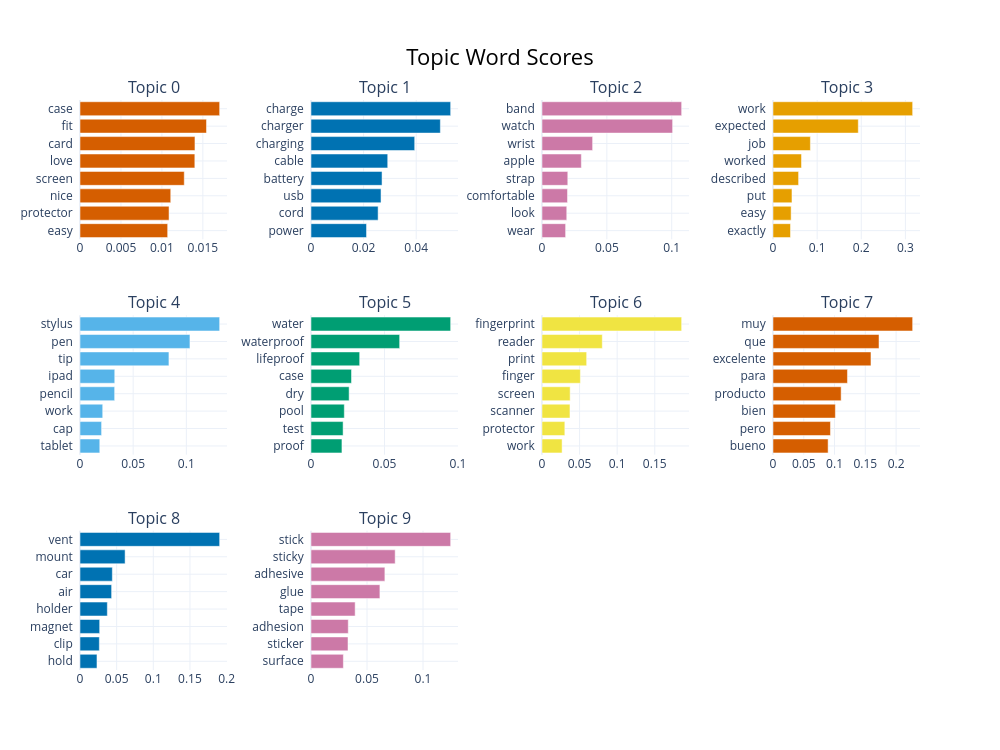

Notebook cell for this chart:
### Code cell
# --- Display top BERTopic topics ---
topic_info = topic_model.get_topic_info()
print(f"\n{'='*70}")
print(f"BERTopic Results — Top 15 Topics")
print(f"{'='*70}")
for _, row in topic_info.head(16).iterrows():
    if row['Topic'] == -1:
        continue
    words = topic_model.get_topic(row['Topic'])
    word_str = ', '.join([w for w, _ in words[:8]])
    print(f"\nTopic {row['Topic']} (n={row['Count']}): {word_str}")

# --- Visualize topic hierarchy ---
try:
    fig = topic_model.visualize_barchart(top_n_topics=10, n_words=8)
    fig.show()
except Exception as e:
    print(f"Interactive visualization not available: {e}")
    # Fallback: manual bar chart of top topics
    fig, axes = plt.subplots(2, 5, figsize=(22, 8))
    for i, ax in enumerate(axes.flatten()):
        if i >= min(10, len(topic_info) - 1):
            ax.set_visible(False)
            continue
        topic_id = topic_info.iloc[i + 1]['Topic']  # skip -1
        words = topic_model.get_topic(topic_id)
        terms = [w for w, _ in words[:8]]
        scores = [s for _, s in words[:8]]
        ax.barh(range(len(terms)), scores, color=f'C{i}')
        ax.set_yticks(range(len(terms)))
        ax.set_yticklabels(terms, fontsize=8)
        ax.invert_yaxis()
        ax.set_title(f'Topic {topic_id}', fontsize=10, fontweight='bold')
    plt.suptitle('BERTopic — Top 10 Topic Word Distributions', fontsize=14, fontweight='bold')
    plt.tight_layout()
    plt.show()

### Figure 1 — Plotly figure (JSON) as saved in the notebook; plotly's stock layout.template omitted (floating-point values rounded to 4 significant figures)
{"data": [{"marker": {"color": "#D55E00"}, "orientation": "h", "type": "bar", "x": [0.0107, 0.01087, 0.01108, 0.01273, 0.01402, 0.01404, 0.01544, 0.01705], "xaxis": "x", "y": ["easy  ", "protector  ", "nice  ", "screen  ", "love  ", "card  ", "fit  ", "case  "], "yaxis": "y"}, {"marker": {"color": "#0072B2"}, "orientation": "h", "type": "bar", "x": [0.02112, 0.02552, 0.02663, 0.02701, 0.02917, 0.03943, 0.04919, 0.0531], "xaxis": "x2", "y": ["power  ", "cord  ", "usb  ", "battery  ", "cable  ", "charging  ", "charger  ", "charge  "], "yaxis": "y2"}, {"marker": {"color": "#CC79A7"}, "orientation": "h", "type": "bar", "x": [0.0182, 0.01909, 0.01967, 0.01988, 0.03034, 0.03901, 0.1007, 0.1077], "xaxis": "x3", "y": ["wear  ", "look  ", "comfortable  ", "strap  ", "apple  ", "wrist  ", "watch  ", "band  "], "yaxis": "y3"}, {"marker": {"color": "#E69F00"}, "orientation": "h", "type": "bar", "x": [0.03966, 0.04109, 0.04299, 0.05796, 0.06461, 0.08472, 0.1933, 0.3165], "xaxis": "x4", "y": ["exactly  ", "easy  ", "put  ", "described  ", "worked  ", "job  ", "expected  ", "work  "], "yaxis": "y4"}, {"marker": {"color": "#56B4E9"}, "orientation": "h", "type": "bar", "x": [0.01861, 0.02031, 0.02136, 0.03259, 0.03269, 0.08365, 0.1034, 0.1313], "xaxis": "x5", "y": ["tablet  ", "cap  ", "work  ", "pencil  ", "ipad  ", "tip  ", "pen  ", "stylus  "], "yaxis": "y5"}, {"marker": {"color": "#009E73"}, "orientation": "h", "type": "bar", "x": [0.02105, 0.02184, 0.02267, 0.02593, 0.02755, 0.03311, 0.06031, 0.09501], "xaxis": "x6", "y": ["proof  ", "test  ", "pool  ", "dry  ", "case  ", "lifeproof  ", "waterproof  ", "water  "], "yaxis": "y6"}, {"marker": {"color": "#F0E442"}, "orientation": "h", "type": "bar", "x": [0.02674, 0.03037, 0.03721, 0.03745, 0.05107, 0.0594, 0.08019, 0.1858], "xaxis": "x7", "y": ["work  ", "protector  ", "scanner  ", "screen  ", "finger  ", "print  ", "reader  ", "fingerprint  "], "yaxis": "y7"}, {"marker": {"color": "#D55E00"}, "orientation": "h", "type": "bar", "x": [0.08956, 0.09337, 0.1014, 0.1107, 0.121, 0.1592, 0.1723, 0.2269], "xaxis": "x8", "y": ["bueno  ", "pero  ", "bien  ", "producto  ", "para  ", "excelente  ", "que  ", "muy  "], "yaxis": "y8"}, {"marker": {"color": "#0072B2"}, "orientation": "h", "type": "bar", "x": [0.02316, 0.02638, 0.02683, 0.0373, 0.04314, 0.04412, 0.06153, 0.1905], "xaxis": "x9", "y": ["hold  ", "clip  ", "magnet  ", "holder  ", "air  ", "car  ", "mount  ", "vent  "], "yaxis": "y9"}, {"marker": {"color": "#CC79A7"}, "orientation": "h", "type": "bar", "x": [0.02889, 0.03304, 0.03325, 0.03942, 0.06151, 0.06596, 0.07515, 0.1247], "xaxis": "x10", "y": ["surface  ", "sticker  ", "adhesion  ", "tape  ", "glue  ", "adhesive  ", "sticky  ", "stick  "], "yaxis": "y10"}], "layout": {"annotations": [{"font": {"size": 16}, "showarrow": false, "text": "Topic 0", "x": 0.0875, "xanchor": "center", "xref": "paper", "y": 1, "yanchor": "bottom", "yref": "paper"}, {"font": {"size": 16}, "showarrow": false, "text": "Topic 1", "x": 0.3625, "xanchor": "center", "xref": "paper", "y": 1, "yanchor": "bottom", "yref": "paper"}, {"font": {"size": 16}, "showarrow": false, "text": "Topic 2", "x": 0.6375, "xanchor": "center", "xref": "paper", "y": 1, "yanchor": "bottom", "yref": "paper"}, {"font": {"size": 16}, "showarrow": false, "text": "Topic 3", "x": 0.9125, "xanchor": "center", "xref": "paper", "y": 1, "yanchor": "bottom", "yref": "paper"}, {"font": {"size": 16}, "showarrow": false, "text": "Topic 4", "x": 0.0875, "xanchor": "center", "xref": "paper", "y": 0.6222, "yanchor": "bottom", "yref": "paper"}, {"font": {"size": 16}, "showarrow": false, "text": "Topic 5", "x": 0.3625, "xanchor": "center", "xref": "paper", "y": 0.6222, "yanchor": "bottom", "yref": "paper"}, {"font": {"size": 16}, "showarrow": false, "text": "Topic 6", "x": 0.6375, "xanchor": "center", "xref": "paper", "y": 0.6222, "yanchor": "bottom", "yref": "paper"}, {"font": {"size": 16}, "showarrow": false, "text": "Topic 7", "x": 0.9125, "xanchor": "center", "xref": "paper", "y": 0.6222, "yanchor": "bottom", "yref": "paper"}, {"font": {"size": 16}, "showarrow": false, "text": "Topic 8", "x": 0.0875, "xanchor": "center", "xref": "paper", "y": 0.2444, "yanchor": "bottom", "yref": "paper"}, {"font": {"size": 16}, "showarrow": false, "text": "Topic 9", "x": 0.3625, "xanchor": "center", "xref": "paper", "y": 0.2444, "yanchor": "bottom", "yref": "paper"}], "height": 750, "hoverlabel": {"bgcolor": "white", "font": {"family": "Rockwell", "size": 16}}, "showlegend": false, "title": {"font": {"color": "Black", "size": 22}, "text": "Topic Word Scores", "x": 0.5, "xanchor": "center", "yanchor": "top"}, "width": 1000, "xaxis": {"anchor": "y", "domain": [0, 0.175], "showgrid": true}, "xaxis10": {"anchor": "y10", "domain": [0.275, 0.45], "showgrid": true}, "xaxis11": {"anchor": "y11", "domain": [0.55, 0.725], "showgrid": true}, "xaxis12": {"anchor": "y12", "domain": [0.825, 1], "showgrid": true}, "xaxis2": {"anchor": "y2", "domain": [0.275, 0.45], "showgrid": true}, "xaxis3": {"anchor": "y3", "domain": [0.55, 0.725], "showgrid": true}, "xaxis4": {"anchor": "y4", "domain": [0.825, 1], "showgrid": true}, "xaxis5": {"anchor": "y5", "domain": [0, 0.175], "showgrid": true}, "xaxis6": {"anchor": "y6", "domain": [0.275, 0.45], "showgrid": true}, "xaxis7": {"anchor": "y7", "domain": [0.55, 0.725], "showgrid": true}, "xaxis8": {"anchor": "y8", "domain": [0.825, 1], "showgrid": true}, "xaxis9": {"anchor": "y9", "domain": [0, 0.175], "showgrid": true}, "yaxis": {"anchor": "x", "domain": [0.7556, 1], "showgrid": true}, "yaxis10": {"anchor": "x10", "domain": [0, 0.2444], "showgrid": true}, "yaxis11": {"anchor": "x11", "domain": [0, 0.2444], "showgrid": true}, "yaxis12": {"anchor": "x12", "domain": [0, 0.2444], "showgrid": true}, "yaxis2": {"anchor": "x2", "domain": [0.7556, 1], "showgrid": true}, "yaxis3": {"anchor": "x3", "domain": [0.7556, 1], "showgrid": true}, "yaxis4": {"anchor": "x4", "domain": [0.7556, 1], "showgrid": true}, "yaxis5": {"anchor": "x5", "domain": [0.3778, 0.6222], "showgrid": true}, "yaxis6": {"anchor": "x6", "domain": [0.3778, 0.6222], "showgrid": true}, "yaxis7": {"anchor": "x7", "domain": [0.3778, 0.6222], "showgrid": true}, "yaxis8": {"anchor": "x8", "domain": [0.3778, 0.6222], "showgrid": true}, "yaxis9": {"anchor": "x9", "domain": [0, 0.2444], "showgrid": true}}}
